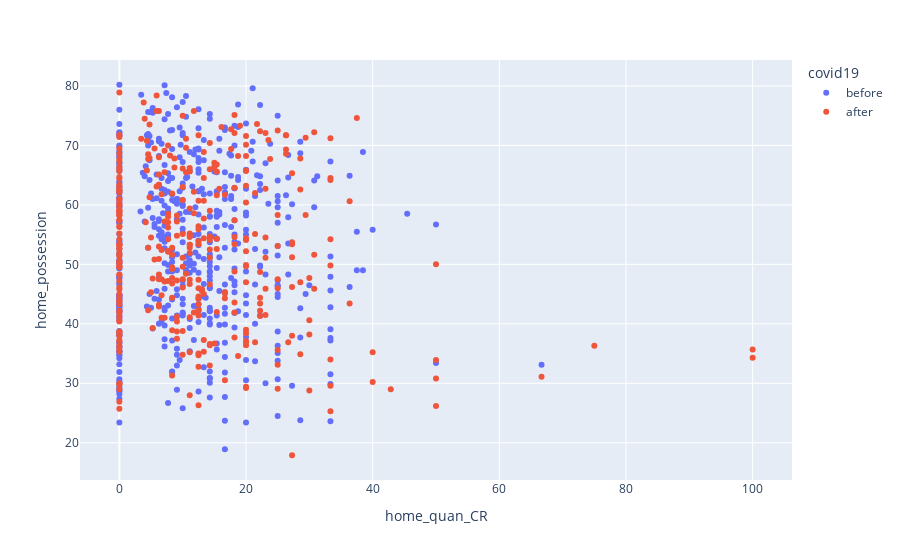

Notebook code cell kept with this figure:
### Code cell
home_possession_vs_quanCR = px.scatter(home_data, x='home_quan_CR', y='home_possession',color='covid19')
home_possession_vs_quanCR.show()

### Figure 1 — Plotly figure (JSON) as saved in the notebook; plotly's stock layout.template omitted (floating-point values rounded to 4 significant figures; data arrays with more than 128 entries replaced by an {"elided": "..."} marker saying what was removed)
{"data": [{"hovertemplate": "covid19=before<br>home_quan_CR=%{x}<br>home_possession=%{y}<extra></extra>", "legendgroup": "before", "marker": {"color": "#636efa", "symbol": "circle"}, "mode": "markers", "name": "before", "orientation": "v", "showlegend": true, "type": "scatter", "x": {"elided": "503 float values"}, "xaxis": "x", "y": {"elided": "503 float values"}, "yaxis": "y"}, {"hovertemplate": "covid19=after<br>home_quan_CR=%{x}<br>home_possession=%{y}<extra></extra>", "legendgroup": "after", "marker": {"color": "#EF553B", "symbol": "circle"}, "mode": "markers", "name": "after", "orientation": "v", "showlegend": true, "type": "scatter", "x": {"elided": "352 float values"}, "xaxis": "x", "y": {"elided": "352 float values"}, "yaxis": "y"}], "layout": {"legend": {"title": {"text": "covid19"}, "tracegroupgap": 0}, "margin": {"t": 60}, "xaxis": {"anchor": "y", "domain": [0, 1], "title": {"text": "home_quan_CR"}}, "yaxis": {"anchor": "x", "domain": [0, 1], "title": {"text": "home_possession"}}}}
